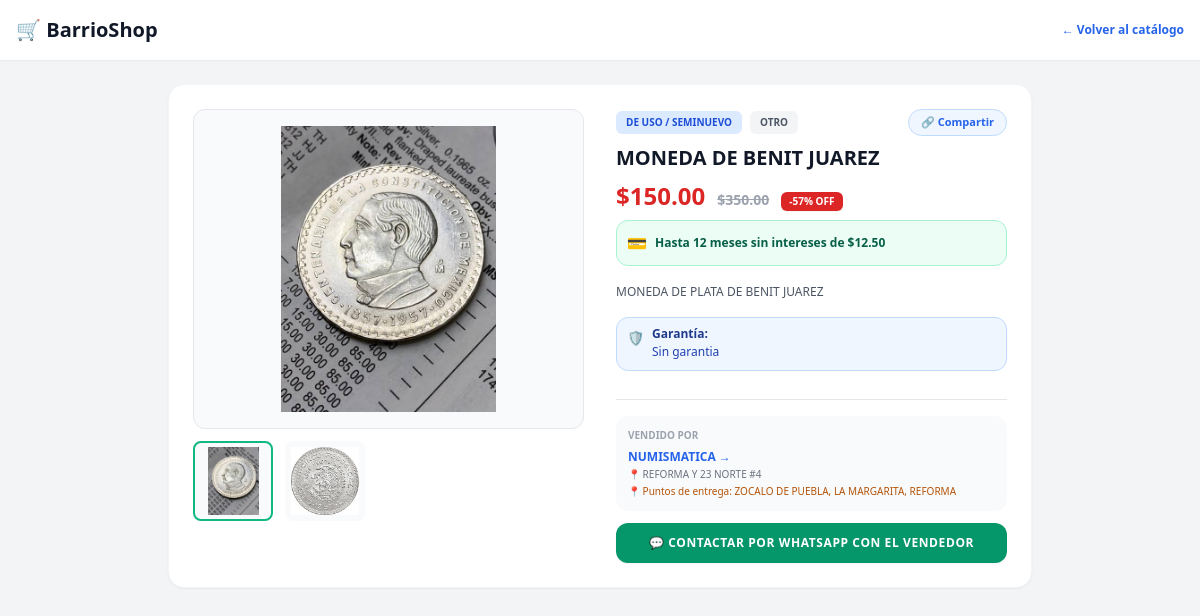
Page /barrioshop/numismatica/moneda-de-benit-juarez/ on the committed database.
### marketplace/models.py (models this page shows, shortened)
class Product(models.Model):
    CATEGORY_CHOICES = [
        ('comida', 'Comida y Antojitos'),
        ('vehiculos', 'Vehículos'),
        ('supermercado', 'Supermercado'),
        ('tecnologia', 'Tecnología'),
        ('electrodomesticos', 'Electrodomésticos'),
        ('hogar', 'Hogar y Muebles'),
        ('moda', 'Moda'),
        ('deportes', 'Deportes y Fitness'),
        ('herramientas', 'Herramientas'),
        ('construccion', 'Construcción'),
        ('mascotas', 'Mascotas'),
        ('abarrotes', 'Abarrotes'),
        ('servicios', 'Servicios y Oficios'),
        ('otro', 'Otro'),
    ]
    CONDITION_CHOICES = [
        ('nuevo', 'Nuevo'),
        ('usado', 'De uso / Seminuevo'),
    ]
    INSTALLMENT_CHOICES = [
        (0, 'Sin meses / Pago de contado'),
        (3, '3 meses'),
        (6, '6 meses'),
        (9, '9 meses'),
        (12, '12 meses'),
        (18, '18 meses'),
        (24, '24 meses'),
    ]
    business = models.ForeignKey('Business', on_delete=models.CASCADE)
    name = models.CharField(max_length=100)
    slug = models.SlugField(unique=True, blank=True, null=True, max_length=255)
    description = models.TextField()
    price = models.DecimalField(max_digits=10, decimal_places=2)
    condition = models.CharField(max_length=20, choices=CONDITION_CHOICES, default='nuevo')
    warranty = models.CharField(max_length=255, blank=True, null=True, verbose_name="Garantía del producto", help_text="Ej. Sin garantía, 30 días con el vendedor, etc.")
    search_tags = models.CharField(
        max_length=150,
        blank=True,
        null=True,
        verbose_name="Etiquetas de búsqueda",
        help_text="Máximo 3 etiquetas separadas por coma (ej. moneda, mundial 2026, coleccionable)"
    )
    is_promo = models.BooleanField(default=False)
    promo_price = models.DecimalField(max_digits=10, decimal_places=2, null=True, blank=True)
    installment_months = models.PositiveSmallIntegerField(
        choices=INSTALLMENT_CHOICES,
        default=0,
        verbose_name="Promoción a meses"
    )
    installment_interest_free = models.BooleanField(
        default=True,
        verbose_name="¿Sin intereses?"
    )
    is_express_promo = models.BooleanField(default=False)
    express_promo_start = models.DateTimeField(null=True, blank=True)
    express_promo_end = models.DateTimeField(null=True, blank=True)
    is_featured = models.BooleanField(default=False, verbose_name="¿Producto Destacado?")
    featured_until = models.DateTimeField(null=True, blank=True, verbose_name="Destacado Hasta")
    image = models.ImageField(upload_to='products/', null=True, blank=True)
    image_2 = models.ImageField(upload_to='products/', null=True, blank=True)
    image_3 = models.ImageField(upload_to='products/', null=True, blank=True)
    category = models.CharField(max_length=50, choices=CATEGORY_CHOICES, default='otro')
    is_available = models.BooleanField(default=True, verbose_name="Disponible en stock")
    @property
    def discount_percentage(self):
        if self.promo_price and self.price and self.price > 0 and self.promo_price < self.price:
            discount = ((self.price - self.promo_price) / self.price) * 100
            return round(discount)
        return 0
    @property
    def can_use_installments(self):
        return bool(
            self.business
            and self.business.is_active
            and self.business.plan in ['pro', 'estrella']
            and (self.installment_months or 0) > 0
        )
    @property
    def monthly_installment_amount(self):
        if not self.can_use_installments:
            return None
        has_valid_discount = (
            self.promo_price is not None
            and self.price is not None
            and self.promo_price > 0
            and self.promo_price < self.price
        )
        base_price = self.promo_price if has_valid_discount else self.price
        if not base_price or self.installment_months <= 0:
            return None
        return (Decimal(base_price) / Decimal(self.installment_months)).quantize(Decimal('0.01'))

class Business(models.Model):
    BUSINESS_TYPE_CHOICES = [
        ('fisico', 'Local Físico / Tienda Establecida'),
        ('entrega', 'Entregas en Puntos / Puntos Medios'),
    ]
    PLAN_CHOICES = [
        ('free', 'Plan Vecino (Gratis)'),
        ('pro', 'Plan Barrio Pro'),
        ('estrella', 'Plan Negocio Estrella'),
    ]
    user = models.OneToOneField(User, on_delete=models.CASCADE, null=True, blank=True)
    name = models.CharField(max_length=100)
    slug = models.SlugField(unique=True, blank=True, null=True, max_length=150)
    logo = models.ImageField(upload_to='business_logos/', null=True, blank=True, verbose_name="Logotipo de la Empresa")
    description = models.TextField()
    whatsapp = models.CharField(max_length=20)
    address = models.CharField(max_length=255)
    latitude = models.FloatField()
    longitude = models.FloatField()
    business_type = models.CharField(max_length=20, choices=BUSINESS_TYPE_CHOICES, default='fisico')
    delivery_zones = models.TextField(blank=True, null=True, help_text="Específica dónde entregas si no tienes local fijo")
    work_days = models.CharField(max_length=150, default="Lunes a Sábado", blank=True, null=True, verbose_name="Días de labor / Atención")
    opening_time = models.TimeField(null=True, blank=True, verbose_name="Apertura (Lun - Vie)")
    closing_time = models.TimeField(null=True, blank=True, verbose_name="Cierre (Lun - Vie)")
    saturday_opening_time = models.TimeField(null=True, blank=True, verbose_name="Apertura (Sábado)")
    saturday_closing_time = models.TimeField(null=True, blank=True, verbose_name="Cierre (Sábado)")
    sunday_opening_time = models.TimeField(null=True, blank=True, verbose_name="Apertura (Domingo)")
    sunday_closing_time = models.TimeField(null=True, blank=True, verbose_name="Cierre (Domingo)")
    is_active = models.BooleanField(default=True, verbose_name="¿Empresa Activa?")
    plan = models.CharField(max_length=20, choices=PLAN_CHOICES, default='free', verbose_name="Plan Actual")
    plan_expires_at = models.DateTimeField(null=True, blank=True, verbose_name="Plan Vence El")

### marketplace/views.py (the view)
# urls.py: path('barrioshop/<slug:business_slug>/<slug:product_slug>/', views.product_detail_view, name='product_detail'),
def product_detail_view(request, business_slug, product_slug):
    DEFAULT_LAT = 19.0413
    DEFAULT_LNG = -98.2062
    business = get_object_or_404(Business, slug=business_slug, is_active=True)
    product = get_object_or_404(
        Product.objects.select_related('business'),
        business=business,
        slug=product_slug,
    )
    if not product.is_available:
        return redirect('home')
    lat_param = request.GET.get('lat', DEFAULT_LAT)
    lng_param = request.GET.get('lng', DEFAULT_LNG)
    try:
        user_lat = float(lat_param)
        user_lng = float(lng_param)
    except ValueError:
        user_lat = DEFAULT_LAT
        user_lng = DEFAULT_LNG
    distance = calculate_distance(user_lat, user_lng, business.latitude, business.longitude)
    product.distance_km = round(distance, 1)
    if product.image:
        og_image_url = request.build_absolute_uri(product.image.url)
    elif business.logo:
        og_image_url = request.build_absolute_uri(business.logo.url)
    else:
        og_image_url = "https://fav.farm/🛒"
    og_description = product.description or f"Disponible en {business.name} ({business.address})."
    return render(request, 'marketplace/product_detail.html', {
        'product': product,
        'business': business,
        'og_image_url': og_image_url,
        'og_description': og_description,
    })

### marketplace/views.py (called while the page is built)
def calculate_distance(lat1, lon1, lat2, lon2):
    R = 6371.0
    dlat = radians(lat2 - lat1)
    dlon = radians(lon2 - lon1)
    a = sin(dlat / 2)**2 + cos(radians(lat1)) * cos(radians(lat2)) * sin(dlon / 2)**2
    c = 2 * atan2(sqrt(a), sqrt(1 - a))
    return R * c

### marketplace/templates/marketplace/product_detail.html (shortened to what this page needs)
<!DOCTYPE html>
<html lang="es">
<head>
    <script src="https://cdn.tailwindcss.com"></script>
</head>
<body class="bg-gray-100 min-h-screen font-sans pb-12">
    <header class="bg-white shadow-sm mb-6">
        <div class="max-w-7xl mx-auto px-4 py-4 flex justify-between items-center">
            <a href="{% url 'home' %}" class="text-xl font-black text-gray-900 flex items-center gap-1">
                🛒 BarrioShop
            </a>
            <a href="{% url 'home' %}" class="text-xs font-semibold text-blue-600 hover:underline">
                ← Volver al catálogo
            </a>
        </div>
    </header>
    <main class="max-w-4xl mx-auto px-4">
        <div class="bg-white rounded-2xl shadow-sm border border-gray-100 p-6 grid grid-cols-1 md:grid-cols-2 gap-8">
            <div class="space-y-3">
                <div class="w-full h-80 bg-gray-50 rounded-xl overflow-hidden border border-gray-200 flex items-center justify-center p-4">
                    {% if product.image %}
                        <img id="mainImage" src="{{ product.image.url }}" class="max-w-full max-h-full object-contain" alt="{{ product.name }}">
                    {% else %}
                        <span class="text-5xl">📦</span>
                    {% endif %}
                </div>
                <div class="flex gap-3 overflow-x-auto pb-1">
                    {% if product.image %}
                        <div class="w-20 h-20 bg-gray-50 rounded-lg border-2 border-emerald-500 overflow-hidden cursor-pointer flex items-center justify-center p-1 thumbnail-item" onclick="changeImage(this, '{{ product.image.url }}')">
                            <img src="{{ product.image.url }}" class="max-w-full max-h-full object-contain">
                        </div>
                    {% endif %}
                    {% if product.image_2 %}
                        <div class="w-20 h-20 bg-gray-50 rounded-lg border-2 border-transparent hover:border-gray-300 overflow-hidden cursor-pointer flex items-center justify-center p-1 thumbnail-item" onclick="changeImage(this, '{{ product.image_2.url }}')">
                            <img src="{{ product.image_2.url }}" class="max-w-full max-h-full object-contain">
                        </div>
                    {% endif %}
                </div>
            </div>
            <div class="flex flex-col justify-between space-y-4">
                <div>
                    <div class="flex items-center justify-between gap-2 mb-2">
                        <div class="flex items-center gap-2">
                            <span class="text-[10px] font-extrabold px-2.5 py-1 rounded-md {% if product.condition == 'nuevo' %}bg-emerald-100 text-emerald-700{% else %}bg-blue-100 text-blue-700{% endif %} uppercase">
                                {{ product.get_condition_display }}
                            </span>
                            <span class="text-[10px] font-bold bg-gray-100 text-gray-600 px-2.5 py-1 rounded-md uppercase">
                                {{ product.get_category_display }}
                            </span>
                        </div>
                        <button type="button"
                                onclick="sharePage(this, '{{ product.name|escapejs }} - BarrioShop', 'Mira este producto en BarrioShop Puebla')"
                                class="text-[11px] font-bold bg-blue-50 hover:bg-blue-100 text-blue-600 border border-blue-200 px-3 py-1 rounded-full transition flex items-center gap-1 cursor-pointer">
                            🔗 Compartir
                        </button>
                    </div>
                    <h1 class="text-xl font-extrabold text-gray-900 mb-2">{{ product.name }}</h1>
                    <div class="flex items-baseline gap-3 mb-2">
                        {% if product.promo_price and product.promo_price < product.price %}
                            <span class="text-2xl font-black text-red-600">${{ product.promo_price }}</span>
                            <span class="text-sm font-bold text-gray-400 line-through">${{ product.price }}</span>
                            <span class="bg-red-600 text-white text-[10px] font-black px-2 py-0.5 rounded-md shadow-sm uppercase">
                                -{{ product.discount_percentage }}% OFF
                            </span>
                        {% else %}
                            <span class="text-2xl font-black text-gray-900">${{ product.price }}</span>
                        {% endif %}
                    </div>
                    {% if product.can_use_installments %}
                        <div class="mb-4 p-2.5 bg-emerald-50 border border-emerald-200 rounded-xl flex items-center gap-2">
                            <span class="text-base">💳</span>
                            <p class="text-xs font-bold text-emerald-800">
                                Hasta {{ product.installment_months }} meses{% if product.installment_interest_free %} sin intereses{% endif %} de ${{ product.monthly_installment_amount }}
                            </p>
                        </div>
                    {% else %}
                        <div class="mb-4"></div>
                    {% endif %}
                    <p class="text-xs text-gray-600 leading-relaxed mb-4">{{ product.description }}</p>
                    {% if product.warranty %}
                        <div class="mb-3 p-2.5 bg-blue-50/90 border border-blue-200 rounded-xl flex items-start gap-2">
                            <span class="text-sm">🛡️</span>
                            <div>
                                <p class="text-xs font-bold text-blue-900 leading-none">Garantía:</p>
                                <p class="text-xs text-blue-800 font-medium mt-1">{{ product.warranty }}</p>
                            </div>
                        </div>
                    {% endif %}
                </div>
                <div class="border-t pt-4 space-y-3">
                    <div class="bg-gray-50 p-3 rounded-xl flex items-center justify-between">
                        <div>
                            <span class="text-[10px] font-bold text-gray-400 uppercase block">Vendido por</span>
                            <a href="{% url 'business_profile' product.business.slug %}" class="text-xs font-extrabold text-blue-600 hover:underline">
                                {{ product.business.name }} →
                            </a>
                            <span class="text-[10px] text-gray-500 block">📍 {{ product.business.address }}</span>
                            {% if product.business.delivery_zones %}
                                <span class="text-[10px] text-amber-700 font-medium block mt-0.5">📍 Puntos de entrega: {{ product.business.delivery_zones }}</span>
                            {% endif %}
                        </div>
                    </div>
                    <a href="https://wa.me/52{{ product.business.whatsapp }}?text=Hola,%20me%20interesa%20el%20producto%20{{ product.name }}%20que%20vi%20en%20BarrioShop"
                       target="_blank"
                       class="w-full block text-center bg-emerald-600 hover:bg-emerald-700 text-white font-bold py-3 rounded-xl shadow-sm transition text-xs uppercase tracking-wider">
                        💬 Contactar por WhatsApp con el Vendedor
                    </a>
                </div>
            </div>
        </div>
    </main>
</body>
</html>

### rows in the picture
Product: image (picture), image_2 (picture), condition "DE USO / SEMINUEVO", category "OTRO", name "MONEDA DE BENIT JUAREZ", promo_price "150.00", price "350.00", discount_percentage "57", installment_months "12", monthly_installment_amount "12.50", description "MONEDA DE PLATA DE BENIT JUAREZ", warranty "Sin garantia", business.name "NUMISMATICA", business.address "REFORMA Y 23 NORTE #4", business.delivery_zones "ZOCALO DE PUEBLA, LA MARGARITA, REFORMA"
